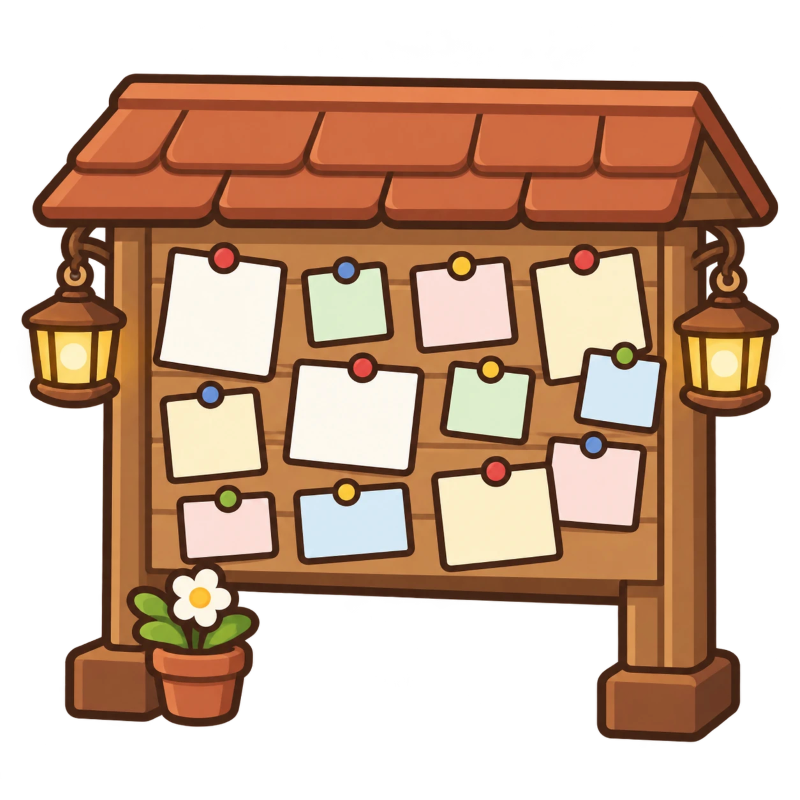
#> input picture Tools/UIGen/p2_sources/board_upgraded.png, 800 x 800 px
$ python -i import_icons.py   (imports and definitions only)
#> lines starting #> are read from the running program, lines starting #| are printed output that depends on the picture
"""Normalize ChatGPT icon renders into game icons: trim, center, fit to 256x256 (8px margin).
The full-res original is copied to ArtSource/Icons (outside Assets, so Unity ignores it).
usage: python import_icons.py <out_dir_under_Assets> <src_file>=<ICON_Name> [<src_file>=<ICON_Name> ...]"""
import os, shutil, sys
from PIL import Image

SIZE, MARGIN = 256, 8
ROOT = os.path.join(os.path.dirname(os.path.abspath(__file__)), "..", "..")


def normalize(src, dst):
#> called with src = 'p2_sources/board_upgraded.png', dst = 'out.png'
    im = Image.open(src).convert("RGBA")
#> im is the input picture: PIL image 800x800 RGBA; mean R, G, B, A 103.2, 73.1, 52.7, 151.9
    bbox = im.getchannel("A").point(lambda a: 255 if a > 8 else 0).getbbox()  # ignore faint stray pixels
#> bbox = (21, 73, 780, 743)
    im = im.crop(bbox)
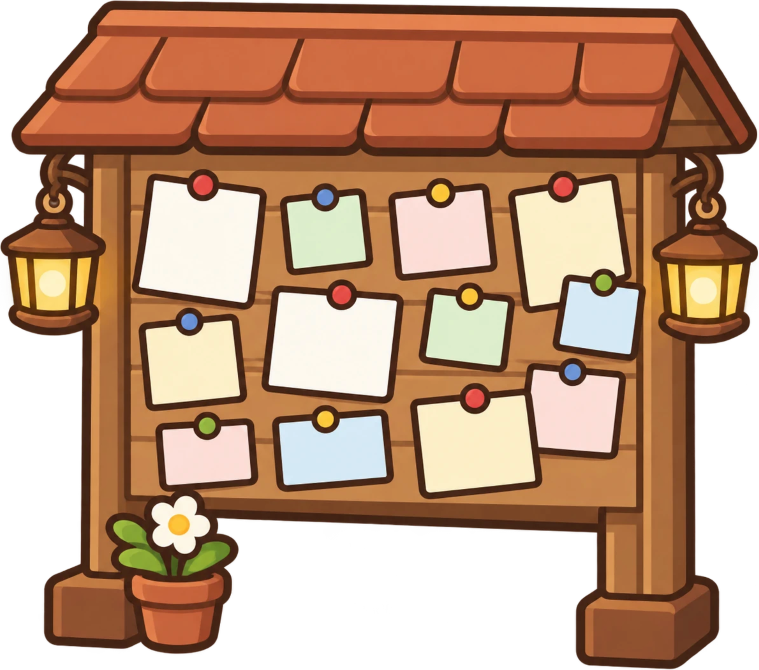
#> im: PIL image 759x670 RGBA; mean R, G, B, A 129.9, 91.9, 66.3, 191.1; transparent parts drawn white
    k = (SIZE - 2 * MARGIN) / max(im.size)
#> k = 0.316
    im = im.resize((round(im.width * k), round(im.height * k)), Image.LANCZOS)
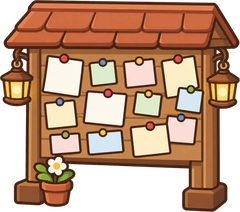
#> im: PIL image 240x212 RGBA; mean R, G, B, A 130.2, 91.7, 66.1, 191.2; transparent parts drawn white
    out = Image.new("RGBA", (SIZE, SIZE), (0, 0, 0, 0))
#> out: PIL image 256x256 RGBA; every value is 0
    out.alpha_composite(im, ((SIZE - im.width) // 2, (SIZE - im.height) // 2))
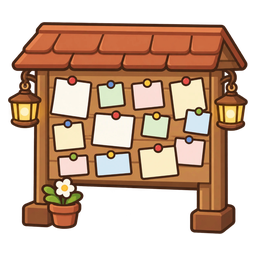
#> out: PIL image 256x256 RGBA; mean R, G, B, A 101, 71.2, 51.3, 148.4; transparent parts drawn white
    out.save(dst)
    return im.size


# [10 lines not run here, left out]

>>> result = normalize('p2_sources/board_upgraded.png', 'out.png')
#> result = (240, 212)

$ run again, on Tools/UIGen/p2_sources/guild_office.png
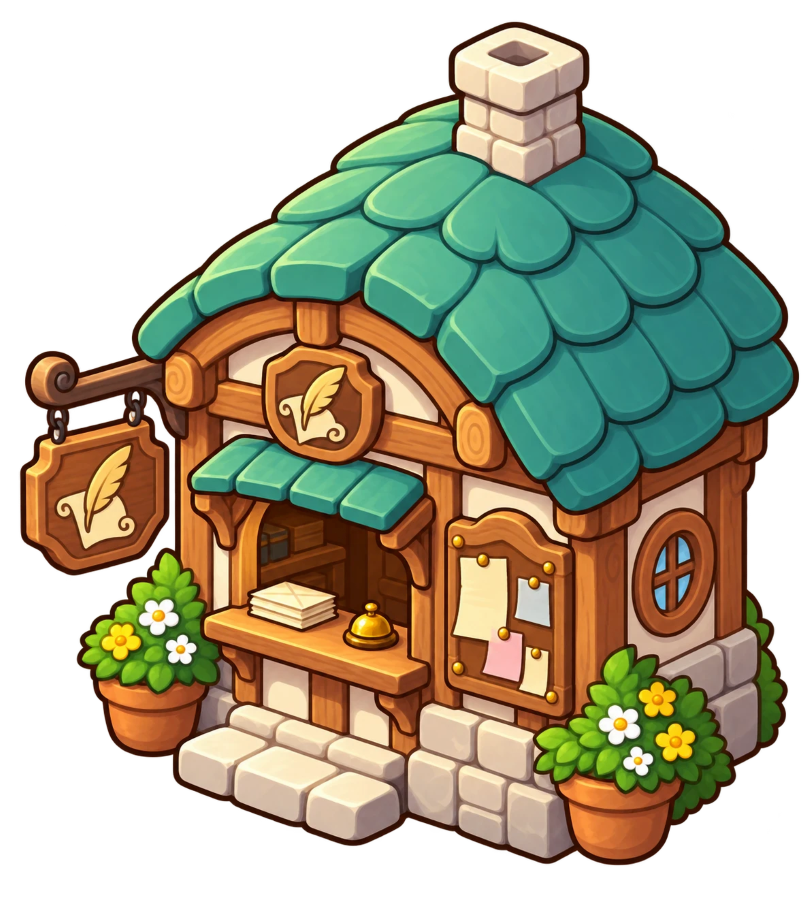
#> input picture Tools/UIGen/p2_sources/guild_office.png, 810 x 900 px
#> in normalize, im is the input picture: PIL image 810x900 RGBA; mean R, G, B, A 80.1, 76.4, 53.6, 155.5
#> bbox = (19, 21, 800, 866)
#> in normalize, `im = im.resize((round(im.width * k), round(im.height * k)), Image.LANC..`:
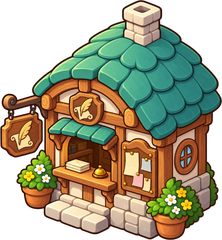
#> im: PIL image 222x240 RGBA; mean R, G, B, A 88.7, 84.2, 59.3, 171.8; transparent parts drawn white
#> in normalize, `out.alpha_composite(im, ((SIZE - im.width) // 2, (SIZE - im.height) //..`:
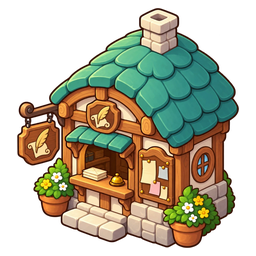
#> out: PIL image 256x256 RGBA; mean R, G, B, A 72.1, 68.4, 48.2, 139.7; transparent parts drawn white

$ run again, on Tools/UIGen/p2_sources/town_hall.png
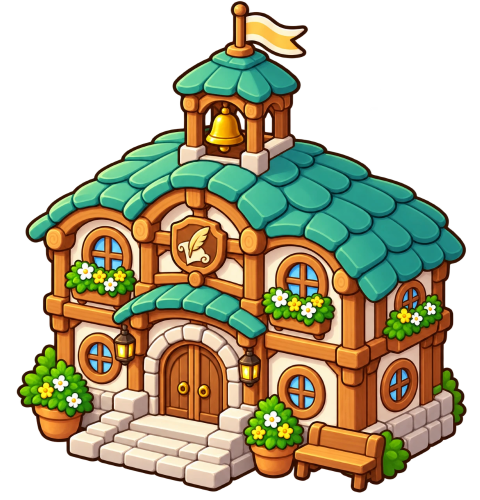
#> input picture Tools/UIGen/p2_sources/town_hall.png, 960 x 1000 px (shown at 1/2 size)
#> in normalize, im is the input picture: PIL image 960x1000 RGBA; mean R, G, B, A 81.9, 76.3, 50.3, 147.5
#> bbox = (33, 1, 934, 986)
#> in normalize, `im = im.resize((round(im.width * k), round(im.height * k)), Image.LANC..`:
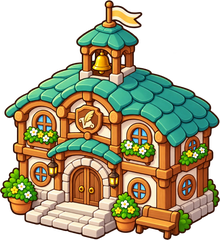
#> im: PIL image 220x240 RGBA; mean R, G, B, A 88.8, 82.5, 54.5, 159.6; transparent parts drawn white
#> in normalize, `out.alpha_composite(im, ((SIZE - im.width) // 2, (SIZE - im.height) //..`:
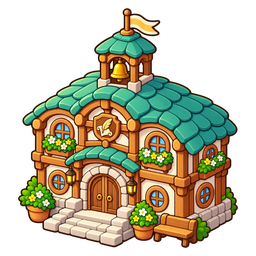
#> out: PIL image 256x256 RGBA; mean R, G, B, A 71.5, 66.4, 43.9, 128.6; transparent parts drawn white
